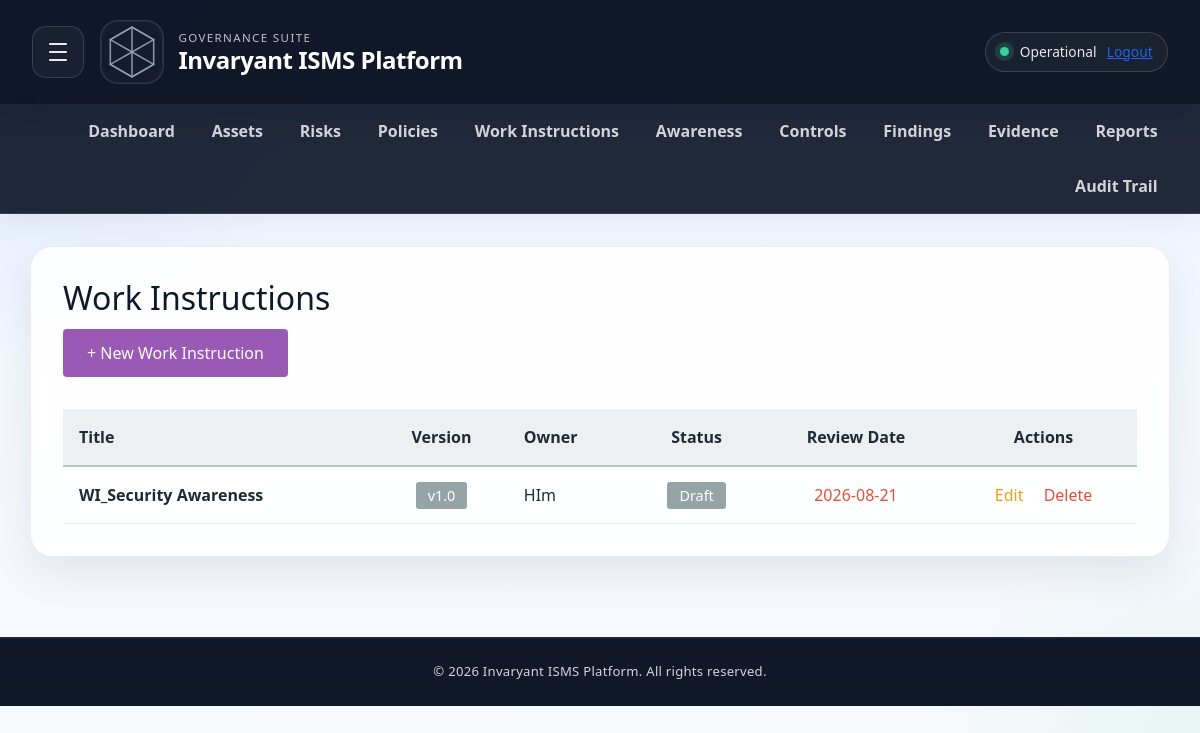
/work-instructions (signed in), run on an earlier commit of the app's database.
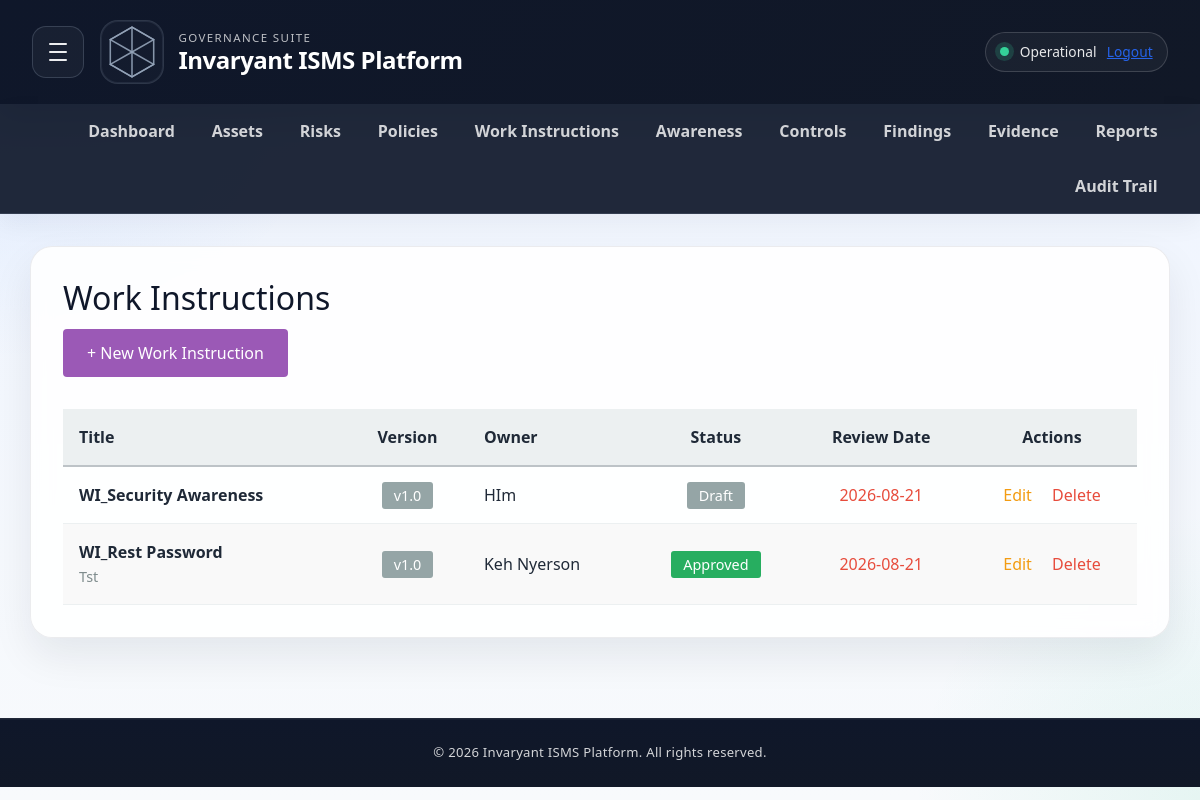
And on a later commit of the database.
### app/models.py (models this page shows, shortened)
class WorkInstruction(db.Model):
    __tablename__ = 'work_instructions'
    id = db.Column(db.Integer, primary_key=True)
    tenant_id = db.Column(db.Integer, db.ForeignKey('tenants.id'), nullable=False, default=1)
    title = db.Column(db.String(200), nullable=False)
    version = db.Column(db.String(20), default='1.0')
    owner = db.Column(db.String(100))
    status = db.Column(db.String(50), default='Draft')
    review_date = db.Column(db.DateTime, nullable=True)
    steps = db.Column(db.Text)
    document_filename = db.Column(db.String(255), nullable=True)
    document_path = db.Column(db.String(500), nullable=True)
    mime_type = db.Column(db.String(100), nullable=True)
    file_size = db.Column(db.Integer, default=0)
    created_at = db.Column(db.DateTime, default=datetime.utcnow)
    created_by_user_id = db.Column(db.Integer, db.ForeignKey('users.id'), nullable=True)

### app/routes.py (the view)
@main.route('/work-instructions')
@login_required
def work_instructions_list():
    work_instructions = WorkInstruction.query.filter_by(tenant_id=current_user.tenant_id).all()
    return render_template('work_instructions_list.html', work_instructions=work_instructions, now=datetime.utcnow())

### app/templates/work_instructions_list.html (shortened to what this page needs)
{% extends "base.html" %}
{% block content %}
<h2>Work Instructions</h2>
<div style="margin-bottom: 2rem;">
    <a href="/work-instructions/new" style="background-color: #9b59b6; color: white; padding: 0.75rem 1.5rem; border-radius: 4px; text-decoration: none; display: inline-block;">
        + New Work Instruction
    </a>
</div>
{% if work_instructions %}
<table style="width: 100%; border-collapse: collapse;">
    <thead>
        <tr style="background-color: #ecf0f1; border-bottom: 2px solid #bdc3c7;">
            <th style="padding: 1rem; text-align: left;">Title</th>
            <th style="padding: 1rem; text-align: center;">Version</th>
            <th style="padding: 1rem; text-align: left;">Owner</th>
            <th style="padding: 1rem; text-align: center;">Status</th>
            <th style="padding: 1rem; text-align: center;">Review Date</th>
            <th style="padding: 1rem; text-align: center;">Actions</th>
        </tr>
    </thead>
    <tbody>
        {% for instruction in work_instructions %}
        <tr style="border-bottom: 1px solid #ecf0f1; {% if loop.index % 2 == 0 %}background-color: #f9f9f9;{% endif %}">
            <td style="padding: 1rem;">
                <strong>{{ instruction.title }}</strong>
                {% if instruction.steps %}
                <br>
                <span style="color: #7f8c8d; font-size: 0.9rem;">{{ instruction.steps[:60] }}{% if instruction.steps|length > 60 %}...{% endif %}</span>
                {% endif %}
            </td>
            <td style="padding: 1rem; text-align: center;">
                <span style="background-color: #95a5a6; color: white; padding: 0.25rem 0.75rem; border-radius: 3px; font-size: 0.9rem;">
                    v{{ instruction.version }}
                </span>
            </td>
            <td style="padding: 1rem;">{{ instruction.owner or 'Unassigned' }}</td>
            <td style="padding: 1rem; text-align: center;">
                <span style="background-color: {% if instruction.status == 'Draft' %}#95a5a6{% elif instruction.status == 'Approved' %}#27ae60{% elif instruction.status == 'Under Review' %}#f39c12{% else %}#c0392b{% endif %}; color: white; padding: 0.25rem 0.75rem; border-radius: 3px; font-size: 0.9rem;">
                    {{ instruction.status or 'Draft' }}
                </span>
            </td>
            <td style="padding: 1rem; text-align: center;">
                {% if instruction.review_date %}
                {% set review_overdue = instruction.review_date < now %}
                <span style="color: {% if review_overdue %}#e74c3c{% else %}#27ae60{% endif %};">
                    {{ instruction.review_date.strftime('%Y-%m-%d') }}
                </span>
                {% else %}
                <span style="color: #95a5a6;">—</span>
                {% endif %}
            </td>
            <td style="padding: 1rem; text-align: center;">
                <a href="/work-instructions/{{ instruction.id }}/edit" style="color: #f39c12; text-decoration: none; margin-right: 1rem;">Edit</a>
                <a href="/work-instructions/{{ instruction.id }}/delete" style="color: #e74c3c; text-decoration: none;" onclick="return confirm('Are you sure?');">Delete</a>
            </td>
        </tr>
        {% endfor %}
    </tbody>
</table>
{% else %}
<div style="background-color: #ecf0f1; padding: 2rem; border-radius: 4px; text-align: center;">
    <p style="color: #7f8c8d; font-size: 1.1rem;">No work instructions found.</p>
    <a href="/work-instructions/new" style="color: #9b59b6; text-decoration: none;">Create the first work instruction</a>
</div>
{% endif %}
{% endblock %}

### app/templates/base.html (shortened to what this page needs)
<!DOCTYPE html>
<html lang="en">
<head>
    <link href="https://cdn.jsdelivr.net/npm/bootstrap@5.3.3/dist/css/bootstrap.min.css" rel="stylesheet">
    <link href="{{ url_for('static', filename='style.css') }}" rel="stylesheet">
</head>
<body>
    <div class="page-shell">
        {% if current_user.is_authenticated %}
        <header class="topbar">
            <div class="topbar-left-group">
                <div class="quick-nav" aria-label="Quick navigation">
                    <button class="quick-nav-button" type="button" aria-label="Open quick navigation menu">
                        <span></span>
                        <span></span>
                        <span></span>
                    </button>
                </div>
                <div class="brand-wrap">
                    <div class="brand-mark" aria-label="Invaryant logo">
                    </div>
                    <div>
                        <div class="eyebrow">Governance Suite</div>
                        <h1>Invaryant ISMS Platform</h1>
                    </div>
                </div>
            </div>
            <div class="topbar-actions">
                <span class="status-dot"></span>
                <span>Operational</span>
                {% if current_user.is_authenticated %}
                    {% set current_notifications = notifications if notifications is defined else [] %}
                    <a href="{{ url_for('main.logout') }}" class="logout-link">Logout</a>
                {% endif %}
            </div>
        </header>
        <nav class="main-nav" aria-label="Main navigation">
            <div class="nav-menu">
                <a class="nav-link" href="/dashboard">Dashboard</a>
                <a class="nav-link" href="/assets">Assets</a>
                <a class="nav-link" href="/risks">Risks</a>
                <a class="nav-link" href="/policies">Policies</a>
                <a class="nav-link" href="/work-instructions">Work Instructions</a>
                <a class="nav-link" href="/security-awareness">Awareness</a>
                <a class="nav-link" href="/controls">Controls</a>
                <a class="nav-link" href="/findings">Findings</a>
                <a class="nav-link" href="/evidence">Evidence</a>
                <a class="nav-link" href="/reports">Reports</a>
                <a class="nav-link" href="/audit-trail">Audit Trail</a>
            </div>
        </nav>
        {% endif %}
        <main>
            <div class="container app-panel">
                {% block content %}{% endblock %}
            </div>
        </main>
        <footer>
            <p>&copy; 2026 Invaryant ISMS Platform. All rights reserved.</p>
        </footer>
    </div>
</body>
</html>

### app/static/style.css (style rules this page uses)
:root { --isms-navy: #0f172a; --isms-navy-soft: #1e293b; --isms-blue: #2563eb; --isms-accent: #3b82f6; --isms-danger: #ef4444; --isms-warning: #f59e0b; --isms-success: #10b981; --isms-bg: #f4f7fb; --isms-panel: rgba(255, 255, 255, 0.88); --isms-border: rgba(15, 23, 42, 0.08); --isms-text: #1f2937; --isms-muted: #64748b; --isms-shadow: 0 18px 40px rgba(15, 23, 42, 0.08); }
* { margin: 0; padding: 0; box-sizing: border-box; }
body { background: radial-gradient(circle at top left, rgba(59, 130, 246, 0.12), transparent 25%), radial-gradient(circle at bottom right, rgba(16, 185, 129, 0.08), transparent 20%), linear-gradient(180deg, #eef4ff 0%, #f8fafc 100%); font-family: 'Segoe UI', Roboto, -apple-system, sans-serif; color: var(--isms-text); line-height: 1.5; }
.page-shell { min-height: 100vh; }
.topbar { display: flex; align-items: center; justify-content: space-between; gap: 1rem; padding: 1.25rem 2rem; background: linear-gradient(135deg, #0f172a 0%, #111827 100%); color: white; box-shadow: 0 12px 30px rgba(15, 23, 42, 0.18); }
.topbar-left-group { display: flex; align-items: center; gap: 1rem; }
.quick-nav { position: relative; display: inline-flex; align-items: center; }
.quick-nav-button { width: 52px; height: 52px; border: 1px solid rgba(148, 163, 184, 0.25); border-radius: 14px; background: rgba(255, 255, 255, 0.04); display: inline-flex; flex-direction: column; align-items: center; justify-content: center; gap: 0.35rem; cursor: pointer; padding: 0; transition: background 0.2s ease, border-color 0.2s ease; }
.quick-nav-button span { display: block; width: 18px; height: 2px; border-radius: 10px; background: rgba(255, 255, 255, 0.92); }
.brand-wrap { display: flex; align-items: center; gap: 0.9rem; }
.brand-mark { display: inline-flex; align-items: center; justify-content: center; width: 64px; height: 64px; border-radius: 18px; background: rgba(255, 255, 255, 0.02); border: 1px solid rgba(148, 163, 184, 0.2); box-shadow: inset 0 0 0 1px rgba(148, 163, 184, 0.12); }
.brand-mark svg { width: 100%; height: 100%; display: block; }
.eyebrow { font-size: 0.72rem; text-transform: uppercase; letter-spacing: 0.12em; opacity: 0.72; }
header h1 { margin: 0; font-size: clamp(1.4rem, 2vw, 2rem); font-weight: 700; letter-spacing: -0.02em; color: white; }
.topbar-actions { display: inline-flex; align-items: center; gap: 0.65rem; padding: 0.55rem 0.9rem; border: 1px solid rgba(255, 255, 255, 0.16); border-radius: 999px; background: rgba(255, 255, 255, 0.04); font-size: 0.86rem; color: rgba(255, 255, 255, 0.9); }
.status-dot { width: 9px; height: 9px; border-radius: 999px; background: #34d399; box-shadow: 0 0 0 5px rgba(52, 211, 153, 0.18); }
.main-nav { background: rgba(15, 23, 42, 0.92); border-bottom: 1px solid rgba(148, 163, 184, 0.18); padding: 0 1.5rem; display: flex; align-items: center; justify-content: space-between; flex-wrap: wrap; box-shadow: 0 10px 24px rgba(15, 23, 42, 0.05); }
.nav-brand, .nav-link { color: rgba(255, 255, 255, 0.8); text-decoration: none; display: inline-flex; align-items: center; padding: 0.95rem 1.15rem; font-weight: 600; transition: all 0.2s ease; border-radius: 0; }
.nav-menu { display: flex; align-items: center; justify-content: flex-end; flex-wrap: wrap; margin-left: auto; }
main { max-width: 1320px; margin: 2rem auto; padding: 0 1rem 2rem; }
.app-panel { background: var(--isms-panel); backdrop-filter: blur(10px); padding: 2rem; border-radius: 22px; border: 1px solid var(--isms-border); box-shadow: var(--isms-shadow); }
h1, h2, h3, h4, h5, h6 { color: var(--isms-navy); margin-bottom: 0.75rem; }
p { margin-bottom: 1rem; }
a { color: var(--isms-blue); }
button, input, select, textarea { font-family: inherit; }
footer { background: linear-gradient(180deg, rgba(15, 23, 42, 0.96), rgba(2, 6, 23, 0.98)); color: rgba(255, 255, 255, 0.82); text-align: center; padding: 1.1rem 1rem; margin-top: 2rem; border-top: 1px solid rgba(148, 163, 184, 0.14); box-shadow: inset 0 1px 0 rgba(255, 255, 255, 0.04); }
footer p { margin: 0; letter-spacing: 0.02em; font-size: 0.82rem; }
footer { background: linear-gradient(180deg, #0f172a, #111827); color: rgba(255, 255, 255, 0.82); text-align: center; padding: 1.5rem 1rem; margin-top: 3rem; border-top: 1px solid rgba(148, 163, 184, 0.12); }

What changed in the data, as far as the page shows it:
added WorkInstruction: title "WI_Rest Password", steps "Tst", version "1.0", owner "Keh Nyerson", status "Approved", review_date "2026-08-21"
